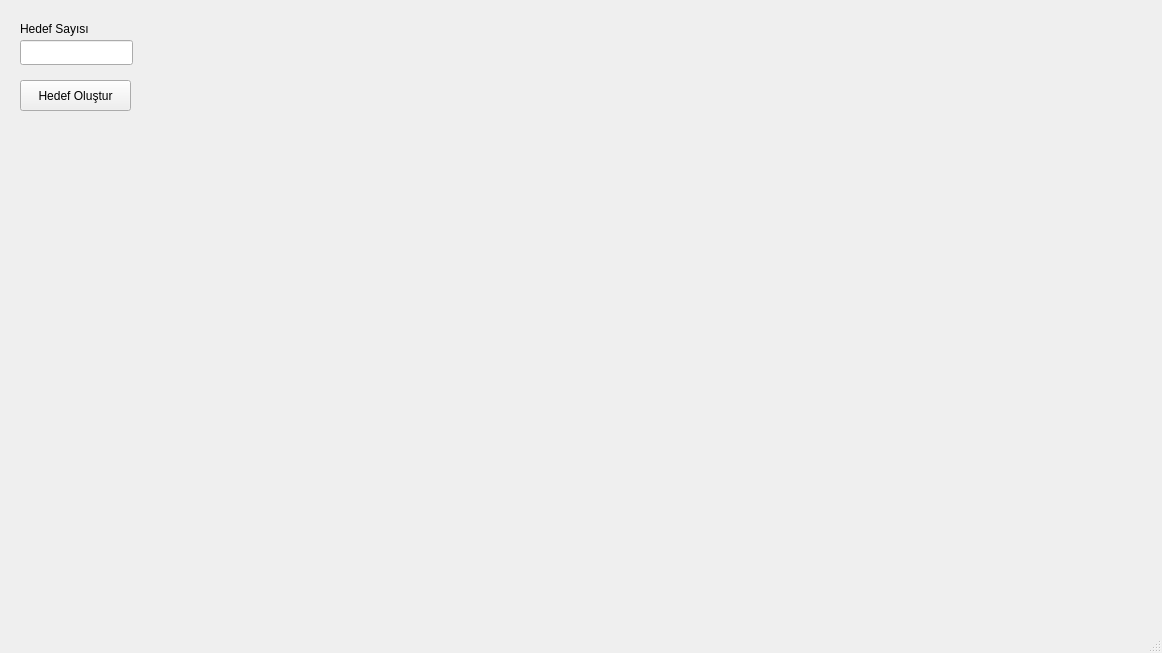
<?xml version="1.0" encoding="UTF-8"?>
<ui version="4.0">
 <class>MainWindow</class>
 <widget class="QMainWindow" name="MainWindow">
  <property name="geometry">
   <rect>
    <x>0</x>
    <y>0</y>
    <width>1162</width>
    <height>653</height>
   </rect>
  </property>
  <property name="windowTitle">
   <string>MainWindow</string>
  </property>
  <widget class="QWidget" name="centralwidget">
   <widget class="QLabel" name="label">
    <property name="geometry">
     <rect>
      <x>20</x>
      <y>20</y>
      <width>91</width>
      <height>17</height>
     </rect>
    </property>
    <property name="text">
     <string>Hedef Sayısı</string>
    </property>
   </widget>
   <widget class="QLineEdit" name="lineEdit">
    <property name="geometry">
     <rect>
      <x>20</x>
      <y>40</y>
      <width>113</width>
      <height>25</height>
     </rect>
    </property>
   </widget>
   <widget class="QPushButton" name="pushButton">
    <property name="geometry">
     <rect>
      <x>20</x>
      <y>80</y>
      <width>111</width>
      <height>31</height>
     </rect>
    </property>
    <property name="text">
     <string>Hedef Oluştur</string>
    </property>
   </widget>
  </widget>
  <widget class="QMenuBar" name="menubar">
   <property name="geometry">
    <rect>
     <x>0</x>
     <y>0</y>
     <width>1162</width>
     <height>22</height>
    </rect>
   </property>
  </widget>
  <widget class="QStatusBar" name="statusbar"/>
 </widget>
 <resources/>
 <connections/>
</ui>
